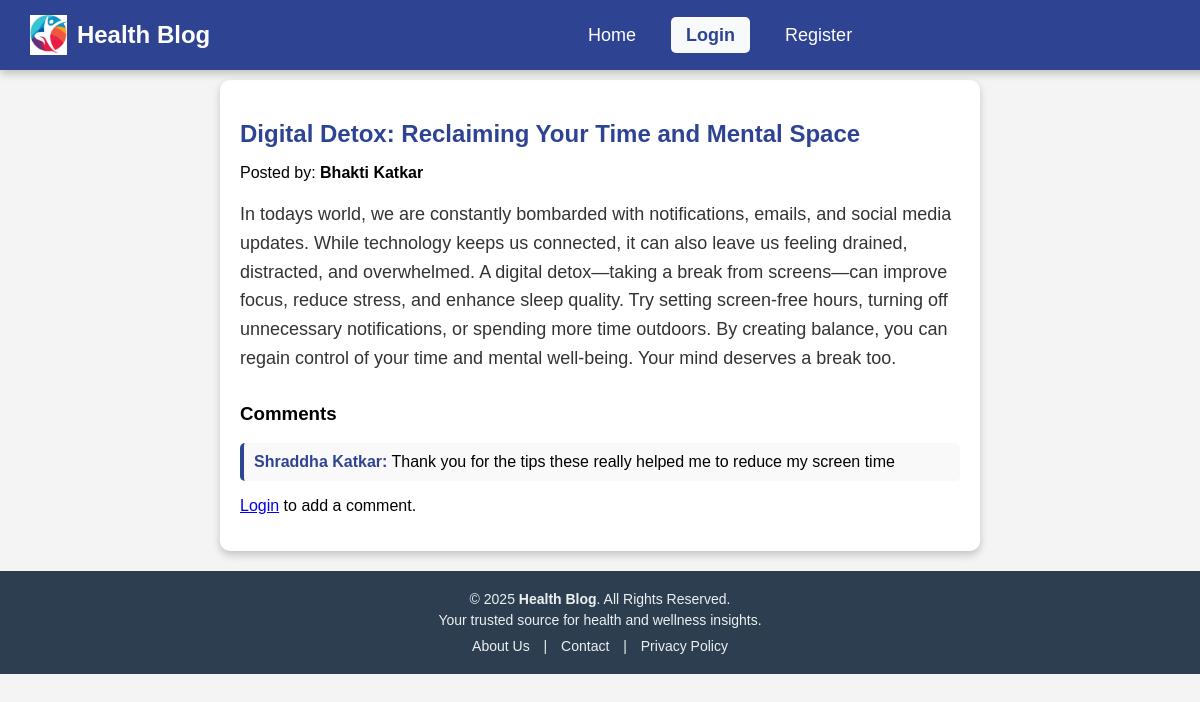
The page /post.php?id=21 on the database its author committed.
### tables this page shows
CREATE TABLE `posts` (
  `post_id` int(11) NOT NULL,
  `username` varchar(150) NOT NULL,
  `title` varchar(255) NOT NULL,
  `content` text NOT NULL,
  `created_at` timestamp NOT NULL DEFAULT current_timestamp(),
  `category` varchar(255) NOT NULL
);

CREATE TABLE `comments` (
  `comment_id` int(11) NOT NULL,
  `username` varchar(150) NOT NULL,
  `post_id` int(11) NOT NULL,
  `comment` text NOT NULL,
  `created_at` timestamp NOT NULL DEFAULT current_timestamp()
);

### post.php (the view, shortened to what this page needs)
<?php
include 'db.php';
$post_id = intval($_GET['id']);
$post_query = $conn->query("SELECT * FROM posts WHERE post_id = $post_id");
$result=$conn->query("SELECT username FROM posts WHERE post_id=$post_id");
$row=$result->fetch_assoc();
$user=$row['username'];
$post = $post_query->fetch_assoc();
$comments = $conn->query("SELECT * FROM comments WHERE post_id = $post_id ORDER BY created_at DESC");
?>
<!DOCTYPE html>
<html>
<head>
</head>
<body>
    <?php include 'header.php'; ?>
    <div class="container">
        <h2><?php echo $post['title']; ?></h2>
        <p class="author">Posted by: <strong><?php echo $user; ?></strong></p>
        <p class="content"><?php echo $post['content']; ?></p>
        <div class="comments-section">
            <h3>Comments</h3>
            <?php while ($row = $comments->fetch_assoc()): ?>
                <div class="comment">
                    <strong><?php echo $row['username']; ?>:</strong>
                    <?php echo $row['comment']; ?>
                </div>
            <?php endwhile; ?>
            <?php if (isset($_SESSION['username'])): ?>
                <form method="POST">
                    <textarea name="comment" required placeholder="Write your comment..."></textarea>
                    <button type="submit" class="btn">Add Comment</button>
                </form>
            <?php else: ?>
                <p><a href="login.php">Login</a> to add a comment.</p>
            <?php endif; ?>
        </div>
    </div>
    <?php include 'footer.php'; ?>
</body>
</html>

### post.php (style rules this page uses)
body { font-family: Arial, sans-serif; margin: 0; padding-top: 80px; background-color: #f4f4f4; text-align: center; }
.container { width: 60%; margin: auto; background: white; padding: 20px; box-shadow: 0px 4px 8px rgba(0, 0, 0, 0.2); border-radius: 10px; margin-bottom: 20px; text-align: left; }
h2 { color: #2e4493; margin-bottom: 10px; }
.content { font-size: 18px; color: #333; line-height: 1.6; }
.comments-section { margin-top: 30px; }
.comment { background: #f9f9f9; padding: 10px; margin-bottom: 10px; border-left: 4px solid #2e4493; border-radius: 5px; }
.comment strong { color: #2e4493; }

### rows shown on the page
posts: title "Digital Detox: Reclaiming Your Time and Mental Space", username "Bhakti Katkar", content "In todays world, we are constantly bombarded with notifications, emails, and social media updates. While technology keeps us connected, it can also leave us feeling drained, distracted, and overwhelmed. A digital detox—taking a break from screens—can improve focus, reduce stress, and enhance sleep quality. Try setting screen-free hours, turning off unnecessary notifications, or spending more time outdoors. By creating balance, you can regain control of your time and mental well-being. Your mind deserves a break too."
comments: username "Shraddha Katkar", comment "Thank you for the tips these really helped me to reduce my screen time"
